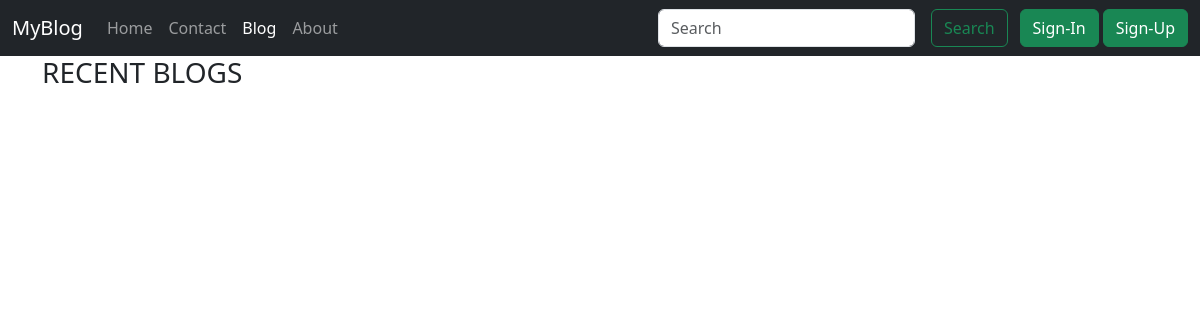
Before: /blog/ with the older database file.
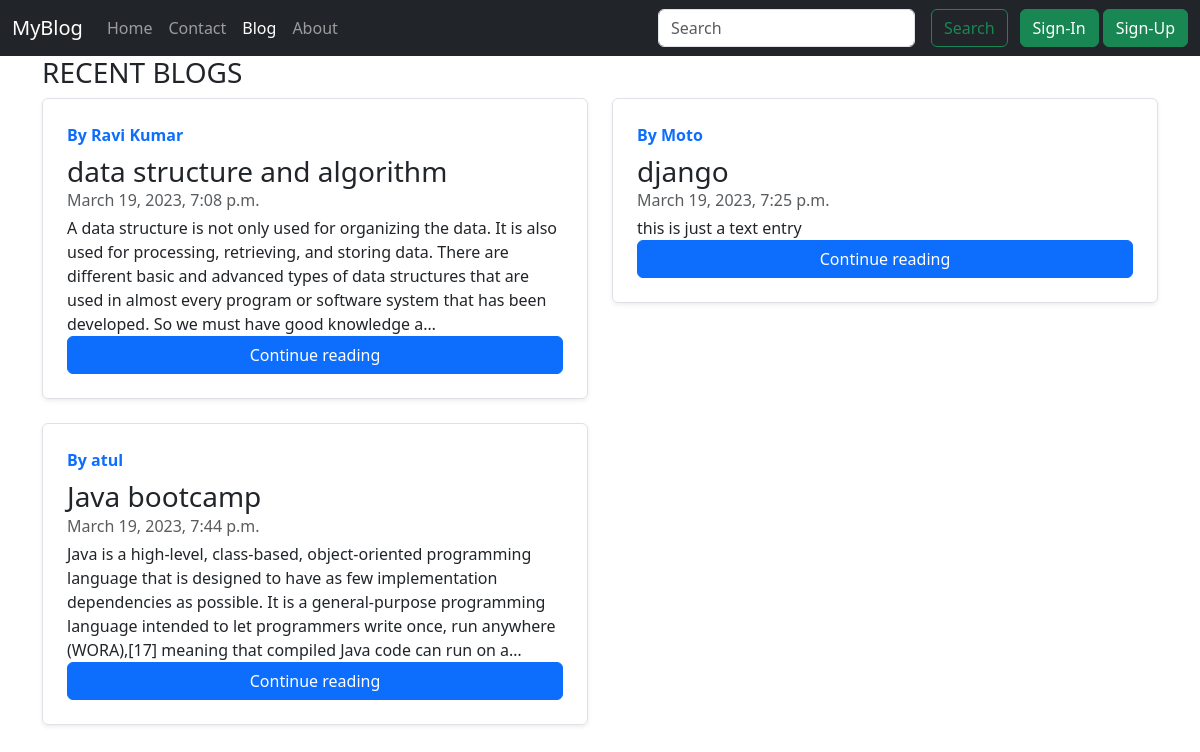
After: the same page with the newer database file.
### Blog/models.py (models this page shows)
class Post(models.Model):
    Sno = models.AutoField(primary_key=True)
    author = models.CharField(max_length=100)
    title = models.CharField(max_length=150)
    slug = models.SlugField(max_length=140)
    Timestamp = models.DateTimeField(blank=True)
    content = models.TextField()
    def __str__(self) -> str:
        return "Posted by "+ self.author + " - " + self.title

### Blog/views.py (the view)
# urls.py: path('', views.blogpage, name="blogpage"),
def blogpage(request):
    allposts = Post.objects.all()
    context = {'allposts' : allposts}
    print(allposts)
    return render(request, 'Blog/blogpage.html', context)

### templates/Blog/blogpage.html (shortened to what this page needs)
{% extends 'basic.html' %}
{% block blogactive %} active {% endblock blogactive %}
{% block body %}
<div class="row mb-2">
    <h3>RECENT BLOGS</h3>
    {% for post in allposts%}
    <div class="col-md-6">
      <div class="row g-0 border rounded overflow-hidden flex-md-row mb-4 shadow-sm h-md-250 position-relative">
        <div class="col p-4 d-flex flex-column position-static">
          <strong class="d-inline-block mb-2 text-primary">By {{post.author}}</strong>
          <h3 class="mb-0">{{post.title}}</h3>
          <div class="mb-1 text-muted">{{post.Timestamp}}</div>
          <p class="card-text mb-auto">{{post.content | truncatechars:300}}</p>
          <a href="/blog/{{ post.slug }}" class="btn btn-primary">Continue reading</a>
        </div>
      </div>
    </div>
    {% endfor %}
</div>
{% endblock body %}

### templates/basic.html (shortened to what this page needs)
<!doctype html>
<html lang="en">
<head>
  <link href="https://cdn.jsdelivr.net/npm/bootstrap@5.3.0-alpha1/dist/css/bootstrap.min.css" rel="stylesheet"
>
</head>
<body>
  <nav class="navbar   navbar-expand-lg  navbar-dark bg-dark">
    <div class="container-fluid">
      <a class="navbar-brand" href="#">MyBlog</a>
      <div class="collapse navbar-collapse" id="navbarTogglerDemo02">
        <ul class="navbar-nav me-auto mb-2 mb-lg-0">
          <li class="nav-item">
            <a class="nav-link {% block homeactive %} {% endblock homeactive %}" aria-current="page" href="/">Home</a>
          </li>
          <li class="nav-item">
            <a class="nav-link {% block contactactive %} {% endblock contactactive %}" href="/contact">Contact</a>
          </li>
          <li class="nav-item">
            <a class="nav-link {% block blogactive %} {% endblock blogactive %}" href="/blog">Blog</a>
          </li>
          <li class="nav-item">
            <a class="nav-link {% block aboutactive %} {% endblock aboutactive %}" href="/about">About</a>
          </li>
        </ul>
      </div>
      <form method="get" action="/search" class="d-flex" role="search">
        <input class="form-control me-2" type="search" placeholder="Search" aria-label="Search" name="query" id="query">
        <button class="btn btn-outline-success mx-2" type="submit">Search</button>
      </form>
      {% if user.is_authenticated %}
        <div class="nav-item dropdown">
          <a  class="nav-link dropdown-toggle text-success" href="#" id="navbarDropdown" role="button" data-bs-toggle="dropdown" aria-expanded="false">Welcome, {{request.user}}</a>
          <ul class="dropdown-menu" aria-labelledby="navbarDropdown">
            <li><a class="dropdown-item" href="/logout">Logout</a></li>
          </ul>
        </div>
        {% else %}
      <button type="button" class="btn btn-success mx-1" data-bs-toggle="modal" data-bs-target="#sign-in-Modal">
        Sign-In
      </button>
      <button type="button" class="btn btn-success" data-bs-toggle="modal" data-bs-target="#sign-up-Modal">
        Sign-Up
      </button>
      {% endif %}
    </div>
  </nav>
  <div class="container">
    {% block body %} {% endblock body %}
  </div>
</body>
</html>

Changed rows visible on the page:
added Post: author "Ravi Kumar", title "data structure and algorithm", Timestamp "March 19, 2023, 7:08 p.m.", content "A data structure is not only used for organizing the data. It is also used for processing, retrieving, and storing data. There are different basic and advanced types of data structures that are used in almost every program or software system that has been developed. So we must have good knowledge a…"
added Post: author "Moto", title "django", Timestamp "March 19, 2023, 7:25 p.m.", content "this is just a text entry"
added Post: author "atul", title "Java bootcamp", Timestamp "March 19, 2023, 7:44 p.m.", content "Java is a high-level, class-based, object-oriented programming language that is designed to have as few implementation dependencies as possible. It is a general-purpose programming language intended to let programmers write once, run anywhere (WORA),[17] meaning that compiled Java code can run on a…"
